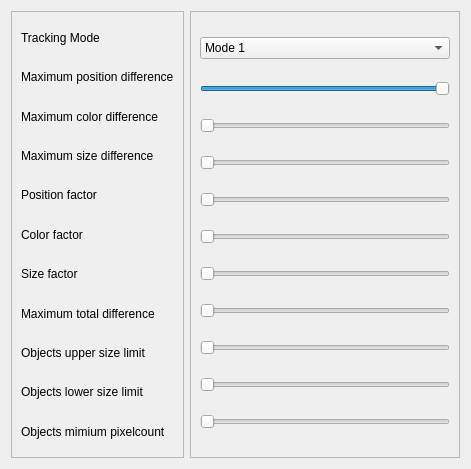
<?xml version="1.0" encoding="UTF-8"?>
<ui version="4.0">
 <class>Form</class>
 <widget class="QWidget" name="Form">
  <property name="geometry">
   <rect>
    <x>0</x>
    <y>0</y>
    <width>471</width>
    <height>469</height>
   </rect>
  </property>
  <property name="windowTitle">
   <string>Segmentation Parameter</string>
  </property>
  <property name="autoFillBackground">
   <bool>false</bool>
  </property>
  <layout class="QGridLayout" name="gridLayout">
   <item row="0" column="1">
    <widget class="QFrame" name="frame">
     <property name="frameShape">
      <enum>QFrame::StyledPanel</enum>
     </property>
     <property name="frameShadow">
      <enum>QFrame::Raised</enum>
     </property>
     <layout class="QVBoxLayout" name="verticalLayout_2">
      <item>
       <widget class="QComboBox" name="comboBox">
        <property name="editable">
         <bool>false</bool>
        </property>
        <item>
         <property name="text">
          <string>Mode 1</string>
         </property>
        </item>
        <item>
         <property name="text">
          <string>Mode 2</string>
         </property>
        </item>
       </widget>
      </item>
      <item>
       <widget class="QSlider" name="horizontalSlider_1">
        <property name="maximum">
         <number>1</number>
        </property>
        <property name="pageStep">
         <number>1</number>
        </property>
        <property name="value">
         <number>1</number>
        </property>
        <property name="sliderPosition">
         <number>1</number>
        </property>
        <property name="orientation">
         <enum>Qt::Horizontal</enum>
        </property>
       </widget>
      </item>
      <item>
       <widget class="QSlider" name="horizontalSlider_2">
        <property name="orientation">
         <enum>Qt::Horizontal</enum>
        </property>
       </widget>
      </item>
      <item>
       <widget class="QSlider" name="horizontalSlider_4">
        <property name="orientation">
         <enum>Qt::Horizontal</enum>
        </property>
       </widget>
      </item>
      <item>
       <widget class="QSlider" name="horizontalSlider_3">
        <property name="orientation">
         <enum>Qt::Horizontal</enum>
        </property>
       </widget>
      </item>
      <item>
       <widget class="QSlider" name="horizontalSlider_5">
        <property name="orientation">
         <enum>Qt::Horizontal</enum>
        </property>
       </widget>
      </item>
      <item>
       <widget class="QSlider" name="horizontalSlider_6">
        <property name="orientation">
         <enum>Qt::Horizontal</enum>
        </property>
       </widget>
      </item>
      <item>
       <widget class="QSlider" name="horizontalSlider_7">
        <property name="orientation">
         <enum>Qt::Horizontal</enum>
        </property>
       </widget>
      </item>
      <item>
       <widget class="QSlider" name="horizontalSlider_8">
        <property name="orientation">
         <enum>Qt::Horizontal</enum>
        </property>
       </widget>
      </item>
      <item>
       <widget class="QSlider" name="horizontalSlider_9">
        <property name="orientation">
         <enum>Qt::Horizontal</enum>
        </property>
       </widget>
      </item>
      <item>
       <widget class="QSlider" name="horizontalSlider_10">
        <property name="orientation">
         <enum>Qt::Horizontal</enum>
        </property>
       </widget>
      </item>
     </layout>
    </widget>
   </item>
   <item row="0" column="0">
    <widget class="QFrame" name="frame_2">
     <property name="frameShape">
      <enum>QFrame::StyledPanel</enum>
     </property>
     <property name="frameShadow">
      <enum>QFrame::Raised</enum>
     </property>
     <layout class="QVBoxLayout" name="verticalLayout">
      <item>
       <widget class="QLabel" name="label_5">
        <property name="text">
         <string>Tracking Mode</string>
        </property>
       </widget>
      </item>
      <item>
       <widget class="QLabel" name="label_2">
        <property name="text">
         <string>Maximum position difference</string>
        </property>
       </widget>
      </item>
      <item>
       <widget class="QLabel" name="label">
        <property name="text">
         <string>Maximum color difference</string>
        </property>
       </widget>
      </item>
      <item>
       <widget class="QLabel" name="label_3">
        <property name="text">
         <string>Maximum size difference</string>
        </property>
       </widget>
      </item>
      <item>
       <widget class="QLabel" name="label_4">
        <property name="text">
         <string>Position factor</string>
        </property>
       </widget>
      </item>
      <item>
       <widget class="QLabel" name="label_6">
        <property name="text">
         <string>Color factor</string>
        </property>
       </widget>
      </item>
      <item>
       <widget class="QLabel" name="label_7">
        <property name="text">
         <string>Size factor</string>
        </property>
       </widget>
      </item>
      <item>
       <widget class="QLabel" name="label_8">
        <property name="text">
         <string>Maximum total difference</string>
        </property>
       </widget>
      </item>
      <item>
       <widget class="QLabel" name="label_9">
        <property name="text">
         <string>Objects upper size limit</string>
        </property>
       </widget>
      </item>
      <item>
       <widget class="QLabel" name="label_10">
        <property name="text">
         <string>Objects lower size limit</string>
        </property>
       </widget>
      </item>
      <item>
       <widget class="QLabel" name="label_11">
        <property name="text">
         <string>Objects mimium pixelcount</string>
        </property>
       </widget>
      </item>
     </layout>
    </widget>
   </item>
  </layout>
 </widget>
 <resources/>
 <connections/>
</ui>
